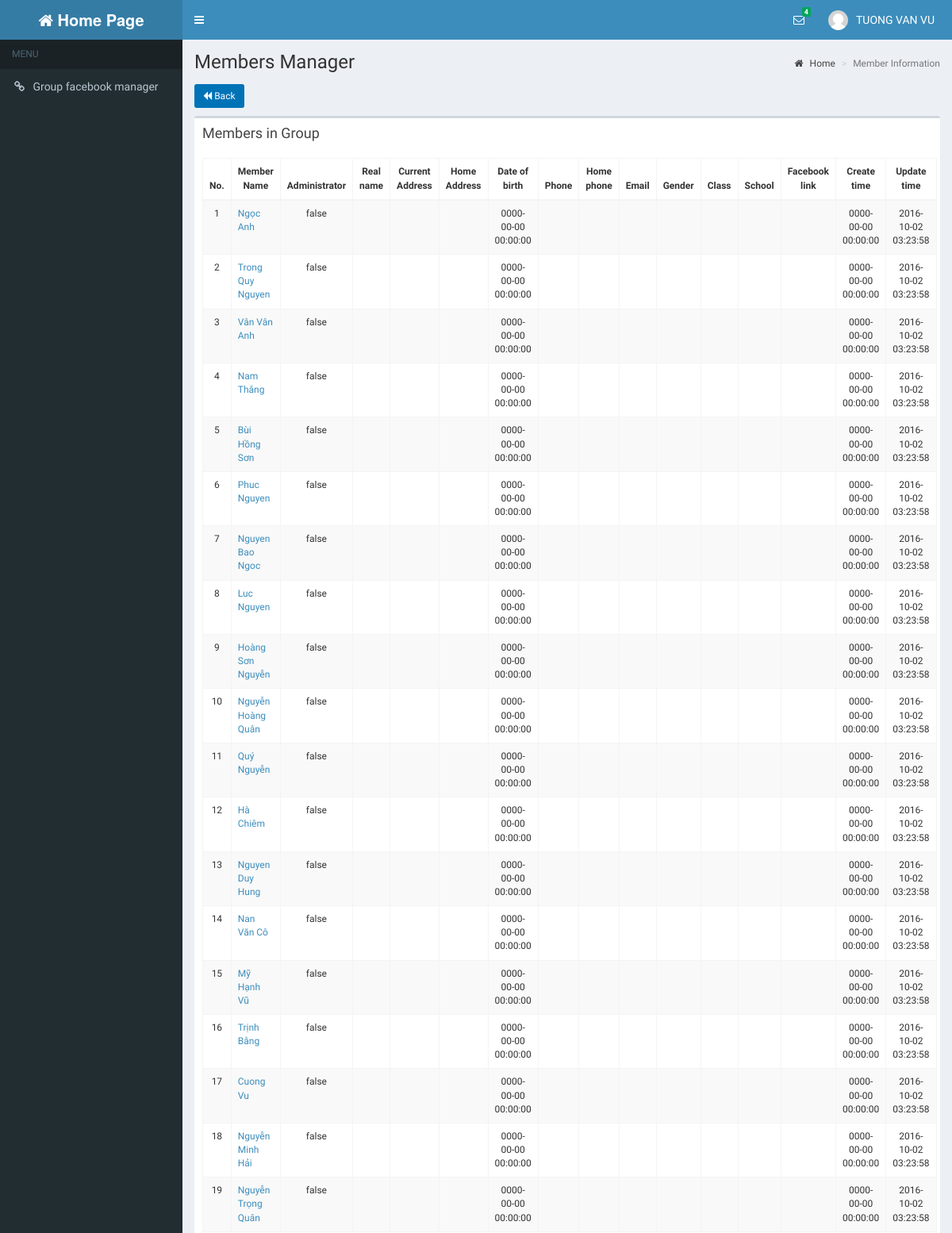
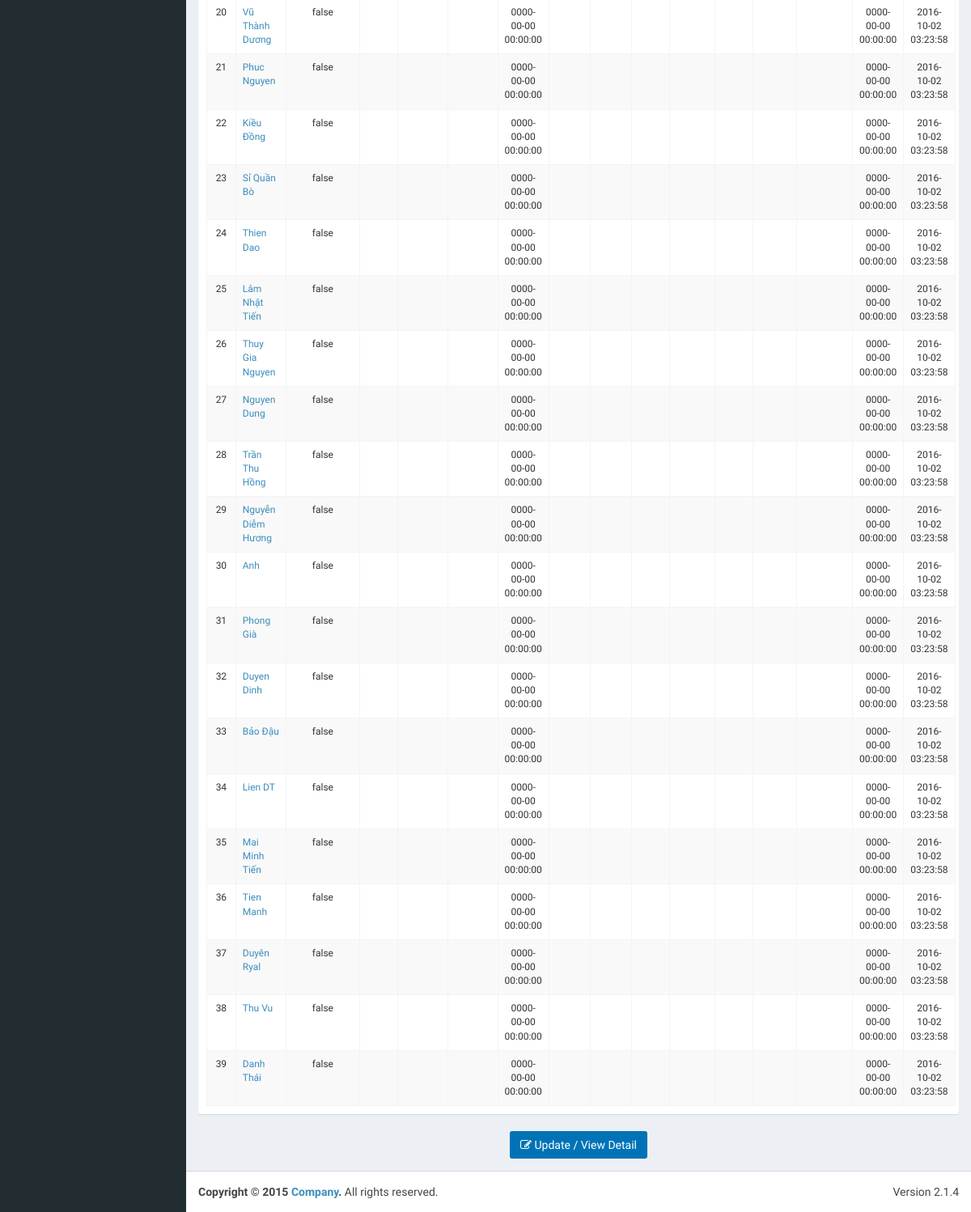
Page /memberView.php?facebookGroupId=281161651982326&groupId=61 (signed in) on the committed database (2 pictures, top to bottom).
### tables this page shows
CREATE TABLE IF NOT EXISTS `users` (
  `UserId` int(20) NOT NULL AUTO_INCREMENT,
  `UserName` varchar(30) NOT NULL,
  `Password` varchar(16) NOT NULL,
  `FullName` varchar(50) DEFAULT NULL,
  `Address1` varchar(100) DEFAULT NULL,
  `Birthday` datetime DEFAULT NULL,
  `PhoneNumber1` varchar(15) DEFAULT NULL,
  `Email` varchar(50) DEFAULT NULL,
  `Gender` varchar(10) DEFAULT NULL,
  `CreateTime` timestamp NOT NULL DEFAULT '0000-00-00 00:00:00',
  `UpdateTime` timestamp NOT NULL DEFAULT '0000-00-00 00:00:00' ON UPDATE CURRENT_TIMESTAMP,
  `Avatar` varchar(100) DEFAULT NULL,
  `PhoneNumber2` varchar(100) DEFAULT NULL,
  `Address2` varchar(100) DEFAULT NULL,
  `Class` varchar(50) DEFAULT NULL,
  `School` varchar(100) DEFAULT NULL,
  `FacebookId` varchar(50) DEFAULT NULL,
  PRIMARY KEY (`UserId`),
  KEY `avatar` (`Avatar`)
);

CREATE TABLE IF NOT EXISTS `members` (
  `MemberId` int(20) NOT NULL AUTO_INCREMENT,
  `FacebookIdMember` varchar(30) NOT NULL,
  `Name` varchar(100) NOT NULL,
  `Administrator` tinyint(1) DEFAULT NULL,
  `GroupId` int(20) DEFAULT NULL,
  `RealName` varchar(200) DEFAULT NULL,
  `Address1` varchar(100) DEFAULT NULL,
  `Address2` varchar(100) DEFAULT NULL,
  `Birthday` datetime DEFAULT NULL,
  `PhoneNumber1` varchar(15) DEFAULT NULL,
  `PhoneNumber2` varchar(15) DEFAULT NULL,
  `Email` varchar(30) DEFAULT NULL,
  `Gender` varchar(10) DEFAULT NULL,
  `Class` varchar(100) DEFAULT NULL,
  `School` varchar(100) DEFAULT NULL,
  `FacebookLink` varchar(100) DEFAULT NULL,
  `FacebookProfileId` varchar(100) DEFAULT NULL,
  `CreateTime` timestamp NOT NULL DEFAULT '0000-00-00 00:00:00',
  `UpdateTime` timestamp NOT NULL DEFAULT '0000-00-00 00:00:00' ON UPDATE CURRENT_TIMESTAMP,
  PRIMARY KEY (`MemberId`),
  KEY `fk_members_groups_idx` (`GroupId`)
);

### memberView.php (the view, shortened to what the rows shown need)
<!DOCTYPE html>
<?php
require_once '/dao/daoUsers.php';
require_once '/models/users.php';
require_once '/dao/daoMembers.php';
require_once '/models/members.php';
$userNameLogin = getUserById($_SESSION['user_id']);
if (isset($_GET['groupId'])) {
    $listMembers = (array) getListMembersUsingGroupId($_GET['groupId']);
}else {
    header("Location: homePage.php");
    return;
}
?>
<html>
    <head>
        <?php include 'includeCss.php'; ?>
        <link rel="stylesheet" href="bootstrap/css/sweetalert.css"/>
    </head>
    <body class="hold-transition skin-blue sidebar-mini">
        <div class="wrapper">
            <?php include 'includeTab.php';?>
            <div class="content-wrapper">
                <section class="content-header">
                    <h1>
                        Members Manager
                    </h1>
                </section>
                <section class="content">
                    <form id="form_id"  method="post" enctype="multipart/form-data">
                        <div class="row">
                            <div class="col-md-12">
                                <div class="box table-responsive">
                                    <div class="box-body ">
                                        <table name= "data" id="example1" class="table table-bordered text-sm table-striped" cellspacing="0" width="100%">
                                            <thead>
                                                <tr>
                                                    <th class="text-center" >No.</th>
                                                    <th class="text-center" >Member Name</th>
                                                    <th class="text-center" >Administrator</th>
                                                    <th class="text-center" >Real name</th>
                                                    <th class="text-center" >Current Address</th>
                                                    <th class="text-center" >Home Address</th>
                                                    <th class="text-center" >Date of birth</th>
                                                    <th class="text-center" >Phone</th>
                                                    <th class="text-center" >Home phone</th>
                                                    <th class="text-center" >Email</th>
                                                    <th class="text-center" >Gender</th>
                                                    <th class="text-center" >Class</th>
                                                    <th class="text-center" >School</th>
                                                    <th class="text-center" >Facebook link</th>
                                                    <th class="text-center" >Create time</th>
                                                    <th class="text-center" >Update time</th>
                                                </tr>
                                            </thead>
                                            <tbody>
                                                <?php
                                                $i = 1;
                                                foreach ($listMembers as $row) {
                                                    echo '<tr>';
                                                    echo "<td class=\"text-center\">{$i}</td>";
                                                    echo "<td class=\"text-left\"><a href=https://www.facebook.com/{$row->getFacebookIdMember()}>{$row->getName()}</a></td>";
                                                    if ($row->getAdministrator() == 1)
                                                        echo "<td class=\"text-center\">true</td>";
                                                    else
                                                        echo "<td class=\"text-center\">false</td>";
                                                    echo "<td class=\"text-center\">{$row->getRealName()}</td>";
                                                    echo "<td class=\"text-center\">{$row->getAddress1()}</td>";
                                                    echo "<td class=\"text-center\">{$row->getAddress2()}</td>";
                                                    echo "<td class=\"text-center\">{$row->getBirthday()}</td>";
                                                    echo "<td class=\"text-center\">{$row->getPhoneNumber1()}</td>";
                                                    echo "<td class=\"text-center\">{$row->getPhoneNumber2()}</td>";
                                                    echo "<td class=\"text-center\">{$row->getEmail()}</td>";
                                                    echo "<td class=\"text-center\">{$row->getGender()}</td>";
                                                    echo "<td class=\"text-center\">{$row->getClass()}</td>";
                                                    echo "<td class=\"text-center\">{$row->getSchool()}</td>";
                                                    echo "<td class=\"text-center\">{$row->getFacebookLink()}</td>";
                                                    echo "<td class=\"text-center\">{$row->getCreateTime()}</td>";
                                                    echo "<td class=\"text-center\">{$row->getUpdateTime()}</td>";
                                                    echo '</tr>';
                                                    $i++;
                                                }
                                                ?>
                                            </tbody>
                                        </table>
                                    </div>
                                </div>
                            </div>
                        </div>
                    </form>
                </section>
            </div>
        </div>
    </body>
</html>

### includeTab.php (shortened to what the rows shown need)
<header class="main-header">
    <nav class="navbar navbar-static-top" role="navigation">
        <div class="navbar-custom-menu">
            <ul class="nav navbar-nav">
                <li class="dropdown user user-menu">
                    <a href="#" class="dropdown-toggle" data-toggle="dropdown">
                        <img src="dist/img/user2-160x160.jpg" class="user-image" alt="User Image">
                        <span class="hidden-xs"> <?php echo $userNameLogin->getFullName(); ?>&nbsp;&nbsp; </span>
                    </a>
                </li>
            </ul>
        </div>
    </nav>
</header>

### rows in the picture
users: FullName "TUONG VAN VU"
members: Name "Ngọc Anh", Administrator "false", Birthday "0000-00-00 00:00:00", CreateTime "0000-00-00 00:00:00", UpdateTime "2016-10-02 03:23:58"
members: Name "Trong Quy Nguyen", Administrator "false", Birthday "0000-00-00 00:00:00", CreateTime "0000-00-00 00:00:00", UpdateTime "2016-10-02 03:23:58"
members: Name "Vân Vân Anh", Administrator "false", Birthday "0000-00-00 00:00:00", CreateTime "0000-00-00 00:00:00", UpdateTime "2016-10-02 03:23:58"
members: Name "Nam Thắng", Administrator "false", Birthday "0000-00-00 00:00:00", CreateTime "0000-00-00 00:00:00", UpdateTime "2016-10-02 03:23:58"
members: Name "Bùi Hồng Sơn", Administrator "false", Birthday "0000-00-00 00:00:00", CreateTime "0000-00-00 00:00:00", UpdateTime "2016-10-02 03:23:58"
members: Name "Phuc Nguyen", Administrator "false", Birthday "0000-00-00 00:00:00", CreateTime "0000-00-00 00:00:00", UpdateTime "2016-10-02 03:23:58"
members: Name "Nguyen Bao Ngoc", Administrator "false", Birthday "0000-00-00 00:00:00", CreateTime "0000-00-00 00:00:00", UpdateTime "2016-10-02 03:23:58"
members: Name "Luc Nguyen", Administrator "false", Birthday "0000-00-00 00:00:00", CreateTime "0000-00-00 00:00:00", UpdateTime "2016-10-02 03:23:58"
members: Name "Hoàng Sơn Nguyễn", Administrator "false", Birthday "0000-00-00 00:00:00", CreateTime "0000-00-00 00:00:00", UpdateTime "2016-10-02 03:23:58"
members: Name "Nguyễn Hoàng Quân", Administrator "false", Birthday "0000-00-00 00:00:00", CreateTime "0000-00-00 00:00:00", UpdateTime "2016-10-02 03:23:58"
members: Name "Quý Nguyễn", Administrator "false", Birthday "0000-00-00 00:00:00", CreateTime "0000-00-00 00:00:00", UpdateTime "2016-10-02 03:23:58"
members: Name "Hà Chiêm", Administrator "false", Birthday "0000-00-00 00:00:00", CreateTime "0000-00-00 00:00:00", UpdateTime "2016-10-02 03:23:58"
members: Name "Nguyen Duy Hung", Administrator "false", Birthday "0000-00-00 00:00:00", CreateTime "0000-00-00 00:00:00", UpdateTime "2016-10-02 03:23:58"
members: Name "Nan Văn Cô", Administrator "false", Birthday "0000-00-00 00:00:00", CreateTime "0000-00-00 00:00:00", UpdateTime "2016-10-02 03:23:58"
members: Name "Mỹ Hạnh Vũ", Administrator "false", Birthday "0000-00-00 00:00:00", CreateTime "0000-00-00 00:00:00", UpdateTime "2016-10-02 03:23:58"
members: Name "Trịnh Bằng", Administrator "false", Birthday "0000-00-00 00:00:00", CreateTime "0000-00-00 00:00:00", UpdateTime "2016-10-02 03:23:58"
members: Name "Cuong Vu", Administrator "false", Birthday "0000-00-00 00:00:00", CreateTime "0000-00-00 00:00:00", UpdateTime "2016-10-02 03:23:58"
members: Name "Nguyễn Minh Hải", Administrator "false", Birthday "0000-00-00 00:00:00", CreateTime "0000-00-00 00:00:00", UpdateTime "2016-10-02 03:23:58"
members: Name "Nguyễn Trọng Quân", Administrator "false", Birthday "0000-00-00 00:00:00", CreateTime "0000-00-00 00:00:00", UpdateTime "2016-10-02 03:23:58"
members: Name "Vũ Thành Dương", Administrator "false", Birthday "0000-00-00 00:00:00", CreateTime "0000-00-00 00:00:00", UpdateTime "2016-10-02 03:23:58"
members: Name "Phuc Nguyen", Administrator "false", Birthday "0000-00-00 00:00:00", CreateTime "0000-00-00 00:00:00", UpdateTime "2016-10-02 03:23:58"
members: Name "Kiều Đồng", Administrator "false", Birthday "0000-00-00 00:00:00", CreateTime "0000-00-00 00:00:00", UpdateTime "2016-10-02 03:23:58"
members: Name "Sỉ Quần Bò", Administrator "false", Birthday "0000-00-00 00:00:00", CreateTime "0000-00-00 00:00:00", UpdateTime "2016-10-02 03:23:58"
members: Name "Thien Dao", Administrator "false", Birthday "0000-00-00 00:00:00", CreateTime "0000-00-00 00:00:00", UpdateTime "2016-10-02 03:23:58"
members: Name "Lâm Nhật Tiến", Administrator "false", Birthday "0000-00-00 00:00:00", CreateTime "0000-00-00 00:00:00", UpdateTime "2016-10-02 03:23:58"
members: Name "Thuy Gia Nguyen", Administrator "false", Birthday "0000-00-00 00:00:00", CreateTime "0000-00-00 00:00:00", UpdateTime "2016-10-02 03:23:58"
members: Name "Nguyen Dung", Administrator "false", Birthday "0000-00-00 00:00:00", CreateTime "0000-00-00 00:00:00", UpdateTime "2016-10-02 03:23:58"
members: Name "Trần Thu Hồng", Administrator "false", Birthday "0000-00-00 00:00:00", CreateTime "0000-00-00 00:00:00", UpdateTime "2016-10-02 03:23:58"
members: Name "Nguyễn Diễm Hương", Administrator "false", Birthday "0000-00-00 00:00:00", CreateTime "0000-00-00 00:00:00", UpdateTime "2016-10-02 03:23:58"
members: Name "Anh", Administrator "false", Birthday "0000-00-00 00:00:00", CreateTime "0000-00-00 00:00:00", UpdateTime "2016-10-02 03:23:58"
members: Name "Phong Già", Administrator "false", Birthday "0000-00-00 00:00:00", CreateTime "0000-00-00 00:00:00", UpdateTime "2016-10-02 03:23:58"
members: Name "Duyen Dinh", Administrator "false", Birthday "0000-00-00 00:00:00", CreateTime "0000-00-00 00:00:00", UpdateTime "2016-10-02 03:23:58"
members: Name "Bảo Đậu", Administrator "false", Birthday "0000-00-00 00:00:00", CreateTime "0000-00-00 00:00:00", UpdateTime "2016-10-02 03:23:58"
members: Name "Lien DT", Administrator "false", Birthday "0000-00-00 00:00:00", CreateTime "0000-00-00 00:00:00", UpdateTime "2016-10-02 03:23:58"
members: Name "Mai Minh Tiến", Administrator "false", Birthday "0000-00-00 00:00:00", CreateTime "0000-00-00 00:00:00", UpdateTime "2016-10-02 03:23:58"
members: Name "Tien Manh", Administrator "false", Birthday "0000-00-00 00:00:00", CreateTime "0000-00-00 00:00:00", UpdateTime "2016-10-02 03:23:58"
members: Name "Duyên Ryal", Administrator "false", Birthday "0000-00-00 00:00:00", CreateTime "0000-00-00 00:00:00", UpdateTime "2016-10-02 03:23:58"
members: Name "Thu Vu", Administrator "false", Birthday "0000-00-00 00:00:00", CreateTime "0000-00-00 00:00:00", UpdateTime "2016-10-02 03:23:58"
members: Name "Danh Thái", Administrator "false", Birthday "0000-00-00 00:00:00", CreateTime "0000-00-00 00:00:00", UpdateTime "2016-10-02 03:23:58"

### other values in the picture
$numInbox "4"
